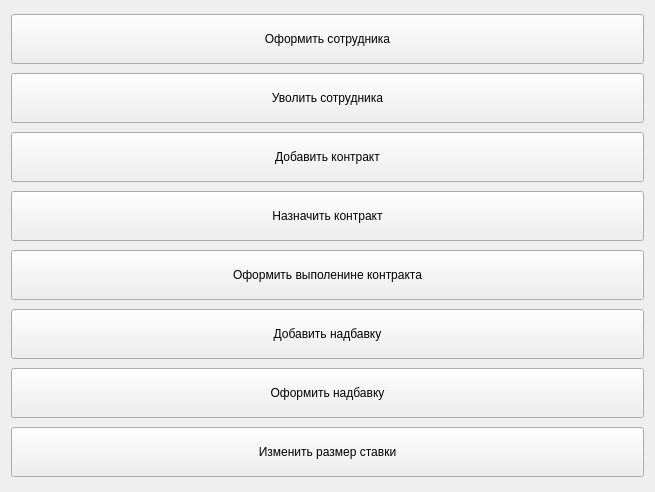
<?xml version="1.0" encoding="UTF-8"?>
<ui version="4.0">
 <class>Actions</class>
 <widget class="QWidget" name="Actions">
  <property name="geometry">
   <rect>
    <x>0</x>
    <y>0</y>
    <width>655</width>
    <height>492</height>
   </rect>
  </property>
  <property name="windowTitle">
   <string>Form</string>
  </property>
  <layout class="QVBoxLayout" name="verticalLayout">
   <item>
    <widget class="QPushButton" name="pushButton">
     <property name="minimumSize">
      <size>
       <width>0</width>
       <height>50</height>
      </size>
     </property>
     <property name="text">
      <string>Оформить сотрудника</string>
     </property>
    </widget>
   </item>
   <item>
    <widget class="QPushButton" name="pushButton_3">
     <property name="minimumSize">
      <size>
       <width>0</width>
       <height>50</height>
      </size>
     </property>
     <property name="text">
      <string>Уволить сотрудника</string>
     </property>
    </widget>
   </item>
   <item>
    <widget class="QPushButton" name="pushButton_6">
     <property name="minimumSize">
      <size>
       <width>0</width>
       <height>50</height>
      </size>
     </property>
     <property name="text">
      <string>Добавить контракт</string>
     </property>
    </widget>
   </item>
   <item>
    <widget class="QPushButton" name="pushButton_7">
     <property name="minimumSize">
      <size>
       <width>0</width>
       <height>50</height>
      </size>
     </property>
     <property name="text">
      <string>Назначить контракт</string>
     </property>
    </widget>
   </item>
   <item>
    <widget class="QPushButton" name="pushButton_8">
     <property name="minimumSize">
      <size>
       <width>0</width>
       <height>50</height>
      </size>
     </property>
     <property name="text">
      <string>Оформить выполенине контракта</string>
     </property>
    </widget>
   </item>
   <item>
    <widget class="QPushButton" name="pushButton_5">
     <property name="minimumSize">
      <size>
       <width>0</width>
       <height>50</height>
      </size>
     </property>
     <property name="text">
      <string>Добавить надбавку</string>
     </property>
    </widget>
   </item>
   <item>
    <widget class="QPushButton" name="pushButton_4">
     <property name="minimumSize">
      <size>
       <width>0</width>
       <height>50</height>
      </size>
     </property>
     <property name="text">
      <string>Оформить надбавку</string>
     </property>
    </widget>
   </item>
   <item>
    <widget class="QPushButton" name="pushButton_2">
     <property name="minimumSize">
      <size>
       <width>0</width>
       <height>50</height>
      </size>
     </property>
     <property name="text">
      <string>Изменить размер ставки</string>
     </property>
    </widget>
   </item>
  </layout>
 </widget>
 <resources/>
 <connections/>
</ui>
